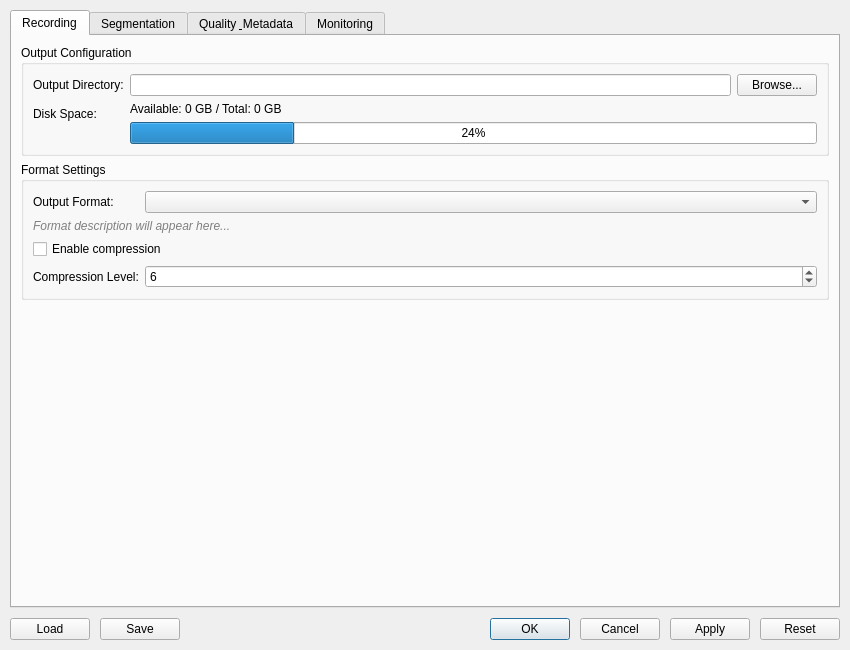
<?xml version="1.0" encoding="UTF-8"?>
<ui version="4.0">
 <class>StreamRecordingDialog</class>
 <widget class="QDialog" name="StreamRecordingDialog">
  <property name="geometry">
   <rect>
    <x>0</x>
    <y>0</y>
    <width>850</width>
    <height>650</height>
   </rect>
  </property>
  <property name="minimumSize">
   <size>
    <width>750</width>
    <height>550</height>
   </size>
  </property>
  <property name="windowTitle">
   <string>Stream Recording Configuration</string>
  </property>
  <property name="modal">
   <bool>true</bool>
  </property>
  <layout class="QVBoxLayout" name="mainLayout">
   <property name="spacing">
    <number>10</number>
   </property>
   <property name="leftMargin">
    <number>10</number>
   </property>
   <property name="topMargin">
    <number>10</number>
   </property>
   <property name="rightMargin">
    <number>10</number>
   </property>
   <property name="bottomMargin">
    <number>10</number>
   </property>
   <item>
    <widget class="QTabWidget" name="tabWidget">
     <property name="currentIndex">
      <number>0</number>
     </property>
     <widget class="QWidget" name="recordingTab">
      <attribute name="title">
       <string>Recording</string>
      </attribute>
      <layout class="QVBoxLayout" name="recordingTabLayout">
       <item>
        <widget class="QGroupBox" name="outputGroup">
         <property name="title">
          <string>Output Configuration</string>
         </property>
         <layout class="QVBoxLayout" name="outputLayout">
          <item>
           <layout class="QFormLayout" name="outputFormLayout">
            <item row="0" column="0">
             <widget class="QLabel" name="outputDirectoryLabel">
              <property name="text">
               <string>Output Directory:</string>
              </property>
             </widget>
            </item>
            <item row="0" column="1">
             <layout class="QHBoxLayout" name="outputDirectoryLayout">
              <item>
               <widget class="QLineEdit" name="outputDirectoryEdit"/>
              </item>
              <item>
               <widget class="QPushButton" name="browseDirectoryButton">
                <property name="text">
                 <string>Browse...</string>
                </property>
               </widget>
              </item>
             </layout>
            </item>
            <item row="1" column="0">
             <widget class="QLabel" name="diskSpaceLabel">
              <property name="text">
               <string>Disk Space:</string>
              </property>
             </widget>
            </item>
            <item row="1" column="1">
             <layout class="QVBoxLayout" name="diskSpaceLayout">
              <item>
               <widget class="QLabel" name="diskSpaceInfoLabel">
                <property name="text">
                 <string>Available: 0 GB / Total: 0 GB</string>
                </property>
               </widget>
              </item>
              <item>
               <widget class="QProgressBar" name="diskUsageBar">
                <property name="value">
                 <number>24</number>
                </property>
               </widget>
              </item>
             </layout>
            </item>
           </layout>
          </item>
         </layout>
        </widget>
       </item>
       <item>
        <widget class="QGroupBox" name="formatGroup">
         <property name="title">
          <string>Format Settings</string>
         </property>
         <layout class="QFormLayout" name="formatLayout">
          <item row="0" column="0">
           <widget class="QLabel" name="outputFormatLabel">
            <property name="text">
             <string>Output Format:</string>
            </property>
           </widget>
          </item>
          <item row="0" column="1">
           <widget class="QComboBox" name="outputFormatCombo"/>
          </item>
          <item row="1" column="0" colspan="2">
           <widget class="QLabel" name="formatDescriptionLabel">
            <property name="text">
             <string>Format description will appear here...</string>
            </property>
            <property name="wordWrap">
             <bool>true</bool>
            </property>
            <property name="styleSheet">
             <string>color: gray; font-style: italic;</string>
            </property>
           </widget>
          </item>
          <item row="2" column="0" colspan="2">
           <widget class="QCheckBox" name="enableCompressionCheck">
            <property name="text">
             <string>Enable compression</string>
            </property>
           </widget>
          </item>
          <item row="3" column="0">
           <widget class="QLabel" name="compressionLevelLabel">
            <property name="text">
             <string>Compression Level:</string>
            </property>
           </widget>
          </item>
          <item row="3" column="1">
           <widget class="QSpinBox" name="compressionLevelSpin">
            <property name="minimum">
             <number>1</number>
            </property>
            <property name="maximum">
             <number>9</number>
            </property>
            <property name="value">
             <number>6</number>
            </property>
           </widget>
          </item>
         </layout>
        </widget>
       </item>
       <item>
        <spacer name="recordingVerticalSpacer">
         <property name="orientation">
          <enum>Qt::Vertical</enum>
         </property>
         <property name="sizeHint" stdset="0">
          <size>
           <width>20</width>
           <height>40</height>
          </size>
         </property>
        </spacer>
       </item>
      </layout>
     </widget>
     <widget class="QWidget" name="segmentationTab">
      <attribute name="title">
       <string>Segmentation</string>
      </attribute>
      <layout class="QVBoxLayout" name="segmentationTabLayout">
       <item>
        <widget class="QGroupBox" name="segmentGroup">
         <property name="title">
          <string>Segment Configuration</string>
         </property>
         <layout class="QFormLayout" name="segmentLayout">
          <item row="0" column="0">
           <widget class="QLabel" name="segmentDurationLabel">
            <property name="text">
             <string>Segment Duration:</string>
            </property>
           </widget>
          </item>
          <item row="0" column="1">
           <layout class="QHBoxLayout" name="segmentDurationLayout">
            <item>
             <widget class="QSpinBox" name="segmentDurationSpin">
              <property name="minimum">
               <number>1</number>
              </property>
              <property name="maximum">
               <number>1440</number>
              </property>
              <property name="value">
               <number>60</number>
              </property>
             </widget>
            </item>
            <item>
             <widget class="QComboBox" name="segmentDurationUnit"/>
            </item>
           </layout>
          </item>
          <item row="1" column="0">
           <widget class="QLabel" name="maxSegmentSizeLabel">
            <property name="text">
             <string>Max Segment Size (MB):</string>
            </property>
           </widget>
          </item>
          <item row="1" column="1">
           <widget class="QSpinBox" name="maxSegmentSizeSpin">
            <property name="minimum">
             <number>1</number>
            </property>
            <property name="maximum">
             <number>10240</number>
            </property>
            <property name="value">
             <number>1024</number>
            </property>
           </widget>
          </item>
          <item row="2" column="0">
           <widget class="QLabel" name="maxArchiveSegmentsLabel">
            <property name="text">
             <string>Max Archive Segments:</string>
            </property>
           </widget>
          </item>
          <item row="2" column="1">
           <widget class="QSpinBox" name="maxArchiveSegmentsSpin">
            <property name="minimum">
             <number>1</number>
            </property>
            <property name="maximum">
             <number>1000</number>
            </property>
            <property name="value">
             <number>100</number>
            </property>
           </widget>
          </item>
          <item row="3" column="0">
           <widget class="QLabel" name="filenamePatternLabel">
            <property name="text">
             <string>Filename Pattern:</string>
            </property>
           </widget>
          </item>
          <item row="3" column="1">
           <widget class="QLineEdit" name="filenamePatternEdit">
            <property name="text">
             <string>stream_%Y%m%d_%H%M%S_%n.eti</string>
            </property>
           </widget>
          </item>
          <item row="4" column="0">
           <widget class="QLabel" name="segmentPreviewLabel">
            <property name="text">
             <string>Preview:</string>
            </property>
           </widget>
          </item>
          <item row="4" column="1">
           <widget class="QLabel" name="segmentPreviewValue">
            <property name="text">
             <string>stream_20241220_143025_001.eti</string>
            </property>
            <property name="styleSheet">
             <string>color: blue; font-family: monospace;</string>
            </property>
           </widget>
          </item>
         </layout>
        </widget>
       </item>
       <item>
        <widget class="QGroupBox" name="rotationGroup">
         <property name="title">
          <string>Rotation Settings</string>
         </property>
         <layout class="QVBoxLayout" name="rotationLayout">
          <item>
           <widget class="QCheckBox" name="enableDailyRotationCheck">
            <property name="text">
             <string>Enable daily rotation</string>
            </property>
           </widget>
          </item>
          <item>
           <layout class="QFormLayout" name="rotationFormLayout">
            <item row="0" column="0">
             <widget class="QLabel" name="dailyRotationHourLabel">
              <property name="text">
               <string>Rotation Hour:</string>
              </property>
             </widget>
            </item>
            <item row="0" column="1">
             <widget class="QSpinBox" name="dailyRotationHourSpin">
              <property name="maximum">
               <number>23</number>
              </property>
              <property name="value">
               <number>0</number>
              </property>
             </widget>
            </item>
           </layout>
          </item>
          <item>
           <widget class="QCheckBox" name="enableAutoArchiveCheck">
            <property name="text">
             <string>Enable automatic archiving</string>
            </property>
           </widget>
          </item>
         </layout>
        </widget>
       </item>
       <item>
        <widget class="QGroupBox" name="cleanupGroup">
         <property name="title">
          <string>Cleanup Settings</string>
         </property>
         <layout class="QVBoxLayout" name="cleanupLayout">
          <item>
           <widget class="QCheckBox" name="enableAutoCleanupCheck">
            <property name="text">
             <string>Enable automatic cleanup</string>
            </property>
           </widget>
          </item>
          <item>
           <layout class="QFormLayout" name="cleanupFormLayout">
            <item row="0" column="0">
             <widget class="QLabel" name="retentionPeriodLabel">
              <property name="text">
               <string>Retention Period:</string>
              </property>
             </widget>
            </item>
            <item row="0" column="1">
             <layout class="QHBoxLayout" name="retentionPeriodLayout">
              <item>
               <widget class="QSpinBox" name="retentionPeriodSpin">
                <property name="minimum">
                 <number>1</number>
                </property>
                <property name="maximum">
                 <number>8760</number>
                </property>
                <property name="value">
                 <number>168</number>
                </property>
               </widget>
              </item>
              <item>
               <widget class="QComboBox" name="retentionPeriodUnit"/>
              </item>
             </layout>
            </item>
            <item row="1" column="0">
             <widget class="QLabel" name="maxDiskUsageLabel">
              <property name="text">
               <string>Max Disk Usage (%):</string>
              </property>
             </widget>
            </item>
            <item row="1" column="1">
             <widget class="QDoubleSpinBox" name="maxDiskUsageSpin">
              <property name="minimum">
               <double>50.000000000000000</double>
              </property>
              <property name="maximum">
               <double>95.000000000000000</double>
              </property>
              <property name="value">
               <double>85.000000000000000</double>
              </property>
             </widget>
            </item>
           </layout>
          </item>
         </layout>
        </widget>
       </item>
       <item>
        <spacer name="segmentationVerticalSpacer">
         <property name="orientation">
          <enum>Qt::Vertical</enum>
         </property>
         <property name="sizeHint" stdset="0">
          <size>
           <width>20</width>
           <height>40</height>
          </size>
         </property>
        </spacer>
       </item>
      </layout>
     </widget>
     <widget class="QWidget" name="formatTab">
      <attribute name="title">
       <string>Quality &amp; Metadata</string>
      </attribute>
      <layout class="QVBoxLayout" name="formatTabLayout">
       <item>
        <widget class="QGroupBox" name="qualityGroup">
         <property name="title">
          <string>Quality Settings</string>
         </property>
         <layout class="QVBoxLayout" name="qualityLayout">
          <item>
           <widget class="QCheckBox" name="preserveTimestampsCheck">
            <property name="text">
             <string>Preserve timestamps</string>
            </property>
            <property name="checked">
             <bool>true</bool>
            </property>
           </widget>
          </item>
          <item>
           <widget class="QCheckBox" name="enableIntegrityCheckingCheck">
            <property name="text">
             <string>Enable integrity checking</string>
            </property>
            <property name="checked">
             <bool>true</bool>
            </property>
           </widget>
          </item>
          <item>
           <layout class="QFormLayout" name="qualityFormLayout">
            <item row="0" column="0">
             <widget class="QLabel" name="qualitySliderLabel">
              <property name="text">
               <string>Quality Level:</string>
              </property>
             </widget>
            </item>
            <item row="0" column="1">
             <layout class="QHBoxLayout" name="qualitySliderLayout">
              <item>
               <widget class="QLabel" name="qualityLowLabel">
                <property name="text">
                 <string>Fast</string>
                </property>
               </widget>
              </item>
              <item>
               <widget class="QSlider" name="qualitySlider">
                <property name="minimum">
                 <number>1</number>
                </property>
                <property name="maximum">
                 <number>10</number>
                </property>
                <property name="value">
                 <number>7</number>
                </property>
                <property name="orientation">
                 <enum>Qt::Horizontal</enum>
                </property>
               </widget>
              </item>
              <item>
               <widget class="QLabel" name="qualityHighLabel">
                <property name="text">
                 <string>Best</string>
                </property>
               </widget>
              </item>
             </layout>
            </item>
            <item row="1" column="1">
             <widget class="QLabel" name="qualityLabel">
              <property name="text">
               <string>High Quality</string>
              </property>
              <property name="alignment">
               <set>Qt::AlignCenter</set>
              </property>
              <property name="styleSheet">
               <string>color: green; font-weight: bold;</string>
              </property>
             </widget>
            </item>
           </layout>
          </item>
         </layout>
        </widget>
       </item>
       <item>
        <widget class="QGroupBox" name="metadataGroup">
         <property name="title">
          <string>Metadata Settings</string>
         </property>
         <layout class="QVBoxLayout" name="metadataLayout">
          <item>
           <widget class="QCheckBox" name="embedMetadataCheck">
            <property name="text">
             <string>Embed metadata in recordings</string>
            </property>
            <property name="checked">
             <bool>true</bool>
            </property>
           </widget>
          </item>
          <item>
           <widget class="QCheckBox" name="embedEnsembleInfoCheck">
            <property name="text">
             <string>Include ensemble information</string>
            </property>
            <property name="checked">
             <bool>true</bool>
            </property>
           </widget>
          </item>
          <item>
           <widget class="QCheckBox" name="embedServiceInfoCheck">
            <property name="text">
             <string>Include service information</string>
            </property>
            <property name="checked">
             <bool>true</bool>
            </property>
           </widget>
          </item>
          <item>
           <widget class="QLabel" name="customMetadataLabel">
            <property name="text">
             <string>Custom Metadata:</string>
            </property>
           </widget>
          </item>
          <item>
           <widget class="QTextEdit" name="customMetadataEdit">
            <property name="maximumSize">
             <size>
              <width>16777215</width>
              <height>100</height>
             </size>
            </property>
            <property name="placeholderText">
             <string>Enter custom metadata tags (JSON format)...</string>
            </property>
           </widget>
          </item>
         </layout>
        </widget>
       </item>
       <item>
        <spacer name="formatVerticalSpacer">
         <property name="orientation">
          <enum>Qt::Vertical</enum>
         </property>
         <property name="sizeHint" stdset="0">
          <size>
           <width>20</width>
           <height>40</height>
          </size>
         </property>
        </spacer>
       </item>
      </layout>
     </widget>
     <widget class="QWidget" name="monitoringTab">
      <attribute name="title">
       <string>Monitoring</string>
      </attribute>
      <layout class="QVBoxLayout" name="monitoringTabLayout">
       <item>
        <widget class="QSplitter" name="monitoringSplitter">
         <property name="orientation">
          <enum>Qt::Horizontal</enum>
         </property>
         <widget class="QWidget" name="sessionsWidget">
          <layout class="QVBoxLayout" name="sessionsLayout">
           <item>
            <widget class="QGroupBox" name="sessionsGroup">
             <property name="title">
              <string>Recording Sessions</string>
             </property>
             <layout class="QVBoxLayout" name="sessionsGroupLayout">
              <item>
               <widget class="QTableWidget" name="sessionsTable">
                <property name="selectionBehavior">
                 <enum>QAbstractItemView::SelectRows</enum>
                </property>
                <property name="sortingEnabled">
                 <bool>true</bool>
                </property>
                <column>
                 <property name="text">
                  <string>Session ID</string>
                 </property>
                </column>
                <column>
                 <property name="text">
                  <string>Start Time</string>
                 </property>
                </column>
                <column>
                 <property name="text">
                  <string>Duration</string>
                 </property>
                </column>
                <column>
                 <property name="text">
                  <string>Status</string>
                 </property>
                </column>
                <column>
                 <property name="text">
                  <string>Size</string>
                 </property>
                </column>
               </widget>
              </item>
              <item>
               <layout class="QHBoxLayout" name="sessionsButtonsLayout">
                <item>
                 <widget class="QPushButton" name="refreshSessionsButton">
                  <property name="text">
                   <string>Refresh</string>
                  </property>
                 </widget>
                </item>
                <item>
                 <widget class="QPushButton" name="clearSessionsButton">
                  <property name="text">
                   <string>Clear</string>
                  </property>
                 </widget>
                </item>
                <item>
                 <spacer name="sessionsButtonsSpacer">
                  <property name="orientation">
                   <enum>Qt::Horizontal</enum>
                  </property>
                  <property name="sizeHint" stdset="0">
                   <size>
                    <width>40</width>
                    <height>20</height>
                   </size>
                  </property>
                 </spacer>
                </item>
               </layout>
              </item>
             </layout>
            </widget>
           </item>
          </layout>
         </widget>
         <widget class="QWidget" name="statisticsWidget">
          <layout class="QVBoxLayout" name="statisticsLayout">
           <item>
            <widget class="QGroupBox" name="statisticsGroup">
             <property name="title">
              <string>Recording Statistics</string>
             </property>
             <layout class="QFormLayout" name="statisticsFormLayout">
              <item row="0" column="0">
               <widget class="QLabel" name="currentSessionLabelText">
                <property name="text">
                 <string>Current Session:</string>
                </property>
               </widget>
              </item>
              <item row="0" column="1">
               <widget class="QLabel" name="currentSessionLabel">
                <property name="text">
                 <string>None</string>
                </property>
               </widget>
              </item>
              <item row="1" column="0" colspan="2">
               <widget class="QProgressBar" name="recordingProgressBar">
                <property name="value">
                 <number>0</number>
                </property>
               </widget>
              </item>
              <item row="2" column="0">
               <widget class="QLabel" name="framesRecordedLabelText">
                <property name="text">
                 <string>Frames Recorded:</string>
                </property>
               </widget>
              </item>
              <item row="2" column="1">
               <widget class="QLabel" name="framesRecordedLabel">
                <property name="text">
                 <string>0</string>
                </property>
               </widget>
              </item>
              <item row="3" column="0">
               <widget class="QLabel" name="bytesWrittenLabelText">
                <property name="text">
                 <string>Bytes Written:</string>
                </property>
               </widget>
              </item>
              <item row="3" column="1">
               <widget class="QLabel" name="bytesWrittenLabel">
                <property name="text">
                 <string>0 B</string>
                </property>
               </widget>
              </item>
              <item row="4" column="0">
               <widget class="QLabel" name="segmentsCreatedLabelText">
                <property name="text">
                 <string>Segments Created:</string>
                </property>
               </widget>
              </item>
              <item row="4" column="1">
               <widget class="QLabel" name="segmentsCreatedLabel">
                <property name="text">
                 <string>0</string>
                </property>
               </widget>
              </item>
              <item row="5" column="0">
               <widget class="QLabel" name="errorsEncounteredLabelText">
                <property name="text">
                 <string>Errors Encountered:</string>
                </property>
               </widget>
              </item>
              <item row="5" column="1">
               <widget class="QLabel" name="errorsEncounteredLabel">
                <property name="text">
                 <string>0</string>
                </property>
               </widget>
              </item>
              <item row="6" column="0">
               <widget class="QLabel" name="averageFrameRateLabelText">
                <property name="text">
                 <string>Average Frame Rate:</string>
                </property>
               </widget>
              </item>
              <item row="6" column="1">
               <widget class="QLabel" name="averageFrameRateLabel">
                <property name="text">
                 <string>0.0 fps</string>
                </property>
               </widget>
              </item>
              <item row="7" column="0">
               <widget class="QLabel" name="currentLatencyLabelText">
                <property name="text">
                 <string>Current Latency:</string>
                </property>
               </widget>
              </item>
              <item row="7" column="1">
               <widget class="QLabel" name="currentLatencyLabel">
                <property name="text">
                 <string>0 ms</string>
                </property>
               </widget>
              </item>
             </layout>
            </widget>
           </item>
           <item>
            <layout class="QHBoxLayout" name="recordingControlsLayout">
             <item>
              <widget class="QPushButton" name="startRecordingButton">
               <property name="text">
                <string>Start Recording</string>
               </property>
               <property name="styleSheet">
                <string>background-color: green; color: white; font-weight: bold;</string>
               </property>
              </widget>
             </item>
             <item>
              <widget class="QPushButton" name="stopRecordingButton">
               <property name="text">
                <string>Stop Recording</string>
               </property>
               <property name="enabled">
                <bool>false</bool>
               </property>
               <property name="styleSheet">
                <string>background-color: red; color: white; font-weight: bold;</string>
               </property>
              </widget>
             </item>
             <item>
              <widget class="QPushButton" name="pauseRecordingButton">
               <property name="text">
                <string>Pause</string>
               </property>
               <property name="enabled">
                <bool>false</bool>
               </property>
               <property name="styleSheet">
                <string>background-color: orange; color: white; font-weight: bold;</string>
               </property>
              </widget>
             </item>
             <item>
              <widget class="QPushButton" name="testSettingsButton">
               <property name="text">
                <string>Test Settings</string>
               </property>
              </widget>
             </item>
            </layout>
           </item>
           <item>
            <spacer name="statisticsVerticalSpacer">
             <property name="orientation">
              <enum>Qt::Vertical</enum>
             </property>
             <property name="sizeHint" stdset="0">
              <size>
               <width>20</width>
               <height>40</height>
              </size>
             </property>
            </spacer>
           </item>
          </layout>
         </widget>
        </widget>
       </item>
      </layout>
     </widget>
    </widget>
   </item>
   <item>
    <layout class="QHBoxLayout" name="buttonLayout">
     <item>
      <widget class="QPushButton" name="loadButton">
       <property name="text">
        <string>Load</string>
       </property>
      </widget>
     </item>
     <item>
      <widget class="QPushButton" name="saveButton">
       <property name="text">
        <string>Save</string>
       </property>
      </widget>
     </item>
     <item>
      <spacer name="buttonHorizontalSpacer">
       <property name="orientation">
        <enum>Qt::Horizontal</enum>
       </property>
       <property name="sizeHint" stdset="0">
        <size>
         <width>40</width>
         <height>20</height>
        </size>
       </property>
      </spacer>
     </item>
     <item>
      <widget class="QPushButton" name="okButton">
       <property name="text">
        <string>OK</string>
       </property>
       <property name="default">
        <bool>true</bool>
       </property>
      </widget>
     </item>
     <item>
      <widget class="QPushButton" name="cancelButton">
       <property name="text">
        <string>Cancel</string>
       </property>
      </widget>
     </item>
     <item>
      <widget class="QPushButton" name="applyButton">
       <property name="text">
        <string>Apply</string>
       </property>
      </widget>
     </item>
     <item>
      <widget class="QPushButton" name="resetButton">
       <property name="text">
        <string>Reset</string>
       </property>
      </widget>
     </item>
    </layout>
   </item>
  </layout>
 </widget>
 <resources/>
 <connections>
  <connection>
   <sender>okButton</sender>
   <signal>clicked()</signal>
   <receiver>StreamRecordingDialog</receiver>
   <slot>accept()</slot>
   <hints>
    <hint type="sourcelabel">
     <x>650</x>
     <y>630</y>
    </hint>
    <hint type="destinationlabel">
     <x>425</x>
     <y>325</y>
    </hint>
   </hints>
  </connection>
  <connection>
   <sender>cancelButton</sender>
   <signal>clicked()</signal>
   <receiver>StreamRecordingDialog</receiver>
   <slot>reject()</slot>
   <hints>
    <hint type="sourcelabel">
     <x>710</x>
     <y>630</y>
    </hint>
    <hint type="destinationlabel">
     <x>425</x>
     <y>325</y>
    </hint>
   </hints>
  </connection>
 </connections>
</ui>
